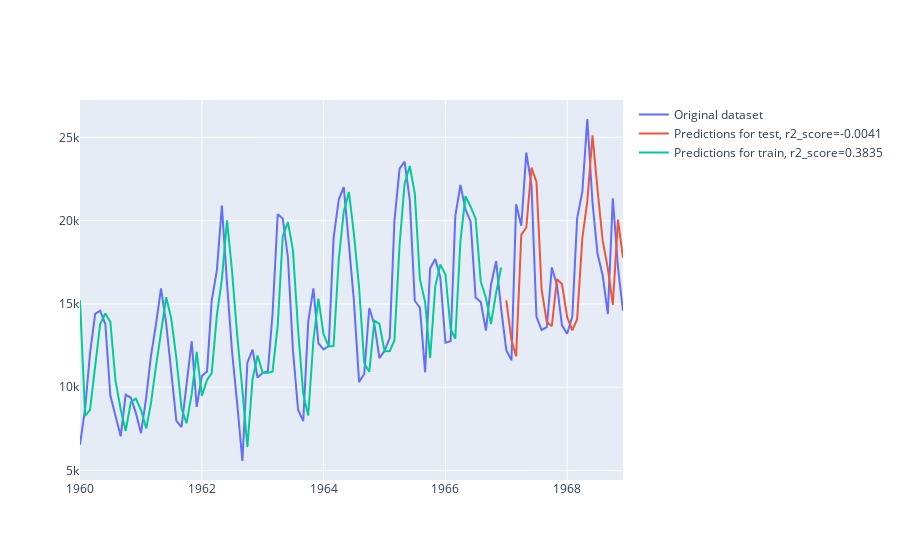

The notebook cell saved with this chart:
### Markdown cell above
Задание №2
===

* Создать модель <code> SimpleExpSmoothing </code>
* Натренировать ее на train данных
* Сделать предсказания как для train, так и для test
* Выбрать метрики и посчитать качества предсказаний для train и для test
* Построить графики, на которых будут как реальные данные, так и предсказания

### Code cell
s_train = train.copy()
s_train_12 = train.copy()
s_test = test.copy()

preds_test = list()
preds_train = list()

for i in range(len(test)):
    mod = SimpleExpSmoothing(s_train)
    preds_test.append(mod.fit(smoothing_level=0.8,optimized=False).forecast(1).values[0])
    s_train = pd.concat([s_train,s_test[i:i+1]])

for i in range(len(train)):
    mod = SimpleExpSmoothing(s_train_12)
    preds_train.append(mod.fit(smoothing_level=0.8,optimized=False).forecast(1).values[0])
    s_train_12 = pd.concat([s_train_12,s_train_12[i:i+1]])    
    
test_score = round(r2_score(test, preds_test),4)
train_score = round(r2_score(train, preds_train),4)
    
trace1 = Scatter(x=s.index,y=s.values,name='Original dataset')
trace2 = Scatter(x=test.index,y=preds_test, name = f'Predictions for test, r2_score={test_score}')
trace3 = Scatter(x=train.index, y=preds_train, name = f'Predictions for train, r2_score={train_score}')

iplot(Figure(data=[trace1, trace2,trace3]))
